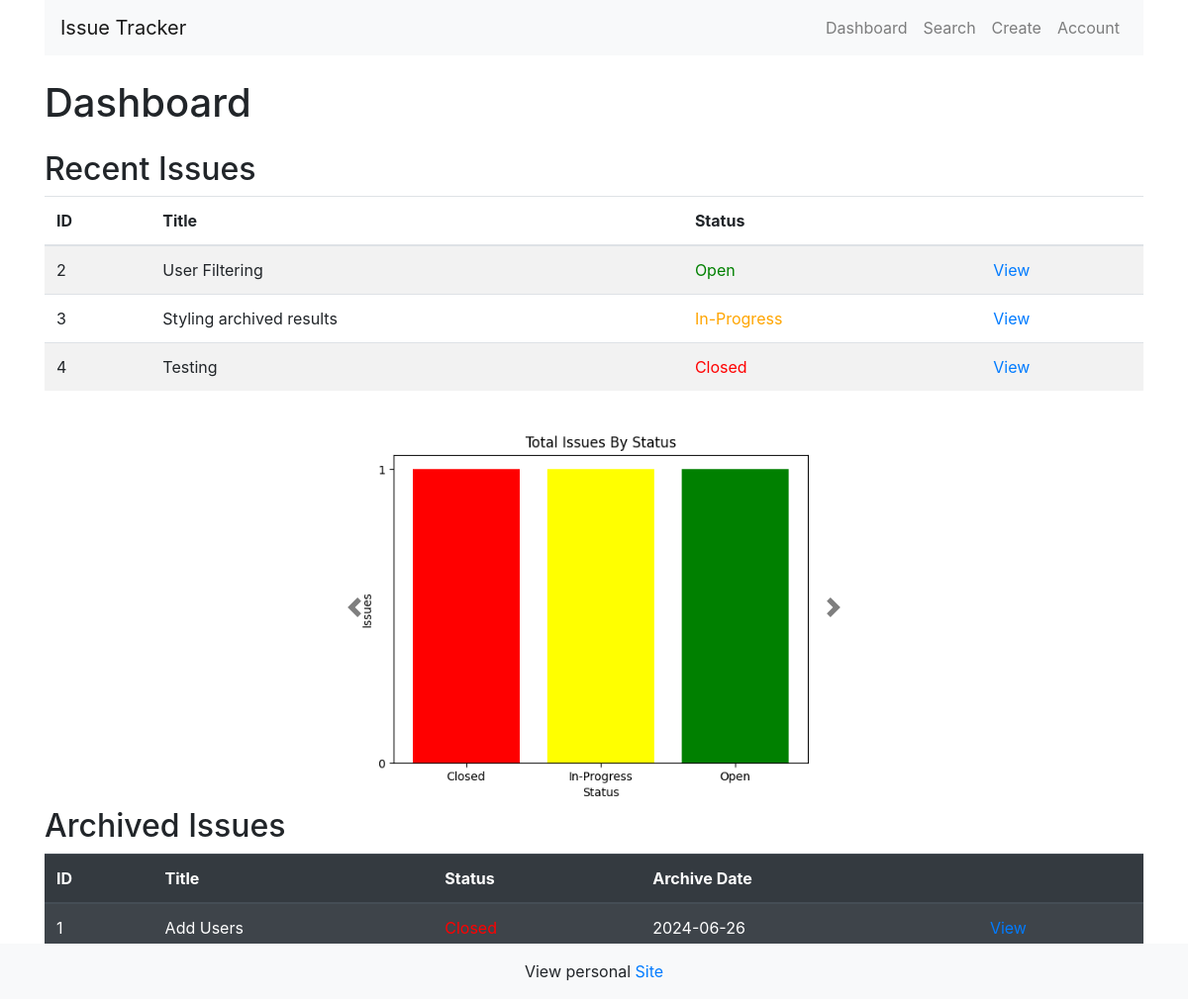
Page / (signed in) on the earlier database version.
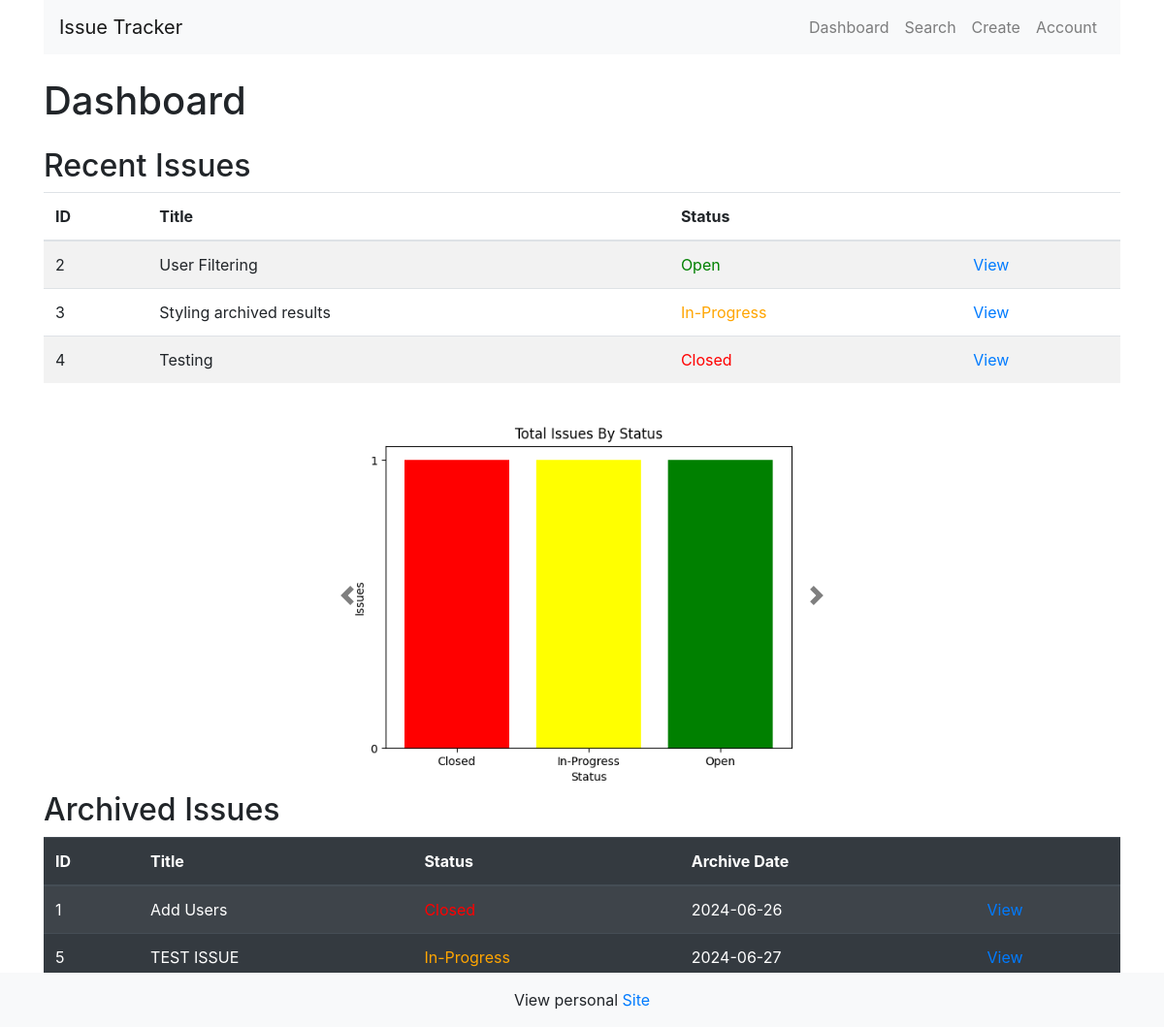
Same page on the later database version.
### tables this page shows
CREATE TABLE issues (
        id INTEGER PRIMARY KEY,
        title TEXT NOT NULL,
        description TEXT NOT NULL,
        status TEXT NOT NULL
    , archivedOn DATE DEFAULT NULL, user TEXT NOT NULL);

### app.py (the view)
@app.route("/")
def home():
    try:
        session["username"]
    except:
        return redirect(url_for("login"))
    with get_conn() as conn:
        cursor = conn.cursor()
        cursor.execute("SELECT * FROM issues WHERE archivedOn IS NULL")
        issues = cursor.fetchall()
        cursor.execute("SELECT * FROM issues WHERE archivedOn IS NOT NULL")
        archived_issues = cursor.fetchall()
    create_graph()
    return render_template("index.html", issues=issues, archived_issues=archived_issues)

### app.py (called while the page is built)
def get_conn():
    conn = sqlite3.connect("issues.db")
    return conn

### templates/index.html (shortened to what this page needs)
{% extends "base.html" %}
{% block content %}
    <h1 class="mb-4">Dashboard</h1>
    <h2>Recent Issues</h2>
    <table class="table table-striped table-hover">
        <thead>
            <tr>
                <th>ID</th>
                <th>Title</th>
                <th>Status</th>
                <th></th>
            </tr>
        </thead>
            <tbody>
                {% for issue in issues %}
                <tr>
                    <td>{{ issue[0] }}</td>
                    <td>{{ issue[1] }}</td>
                    <td class="
                    {% if issue[3] == 'Open' %}
                    status-open
                    {% elif issue[3] == 'In-Progress' %}
                        status-in-progress
                    {% elif issue[3] == 'Closed' %}
                        status-closed
                    {% endif %}
                    ">{{ issue[3] }}</td>
                    <td><a class="pure-menu-link" href="/issue_{{ issue[0] }}">View</a></td>
                </tr>
                {% endfor %}
            </tbody>
    </table>
    <div class="carousel-wrapper row justify-content-center">
        <div id="issuesCarousel" class="carousel slide col-lg-6" data-ride="carousel">
            <div class="carousel-inner">
                <div class="carousel-item active">
                    <img class="img-fluid d-block mx-auto" src="{{ url_for('static', filename='images/issues_status_graph.png') }}" alt="Issues Status Graph">
                </div>
            </div>
            <a class="carousel-control-prev" href="#issuesCarousel" role="button" data-slide="prev">
                <span class="carousel-control-prev-icon dark" aria-hidden="true"></span>
            </a>
            <a class="carousel-control-next" href="#issuesCarousel" role="button" data-slide="next">
                <span class="carousel-control-next-icon dark" aria-hidden="true"></span>
            </a>
        </div>
    </div>
    <h2>Archived Issues</h2>
    <table class="table table-striped table-dark table-hover">
        <thead>
            <tr>
                <th>ID</th>
                <th>Title</th>
                <th>Status</th>
                <th>Archive Date</th>
                <th></th>
            </tr>
        </thead>
            <tbody>
                {% for archived_issue in archived_issues %}
                <tr>
                    <td>{{ archived_issue[0] }}</td>
                    <td>{{ archived_issue[1] }}</td>
                    <td class="
                    {% if archived_issue[3] == 'Open' %}
                    status-open
                    {% elif archived_issue[3] == 'In-Progress' %}
                        status-in-progress
                    {% elif archived_issue[3] == 'Closed' %}
                        status-closed
                    {% endif %}
                    ">{{ archived_issue[3] }}</td>
                    <td>{{ archived_issue[4] }}</td>
                    <td><a class="pure-menu-link" href="/issue_{{ archived_issue[0] }}">View</a></td>
                </tr>
                {% endfor %}
            </tbody>
    </table>
{% endblock %}

### templates/base.html (shortened to what this page needs)
<!DOCTYPE html>
<html lang="en">
<head>
    <link href="https://maxcdn.bootstrapcdn.com/bootstrap/4.5.2/css/bootstrap.min.css" rel="stylesheet">
    <link rel="stylesheet" href="{{ url_for('static', filename='css/style.css') }}">
</head>
<body>
    <div class="container">
        <nav class="navbar navbar-expand-lg navbar-light bg-light mb-4">
            <a class="navbar-brand" href="#">Issue Tracker</a>
            <div class="collapse navbar-collapse" id="navbarNav">
                <ul class="navbar-nav ml-auto">
                    <li class="nav-item">
                        <a class="nav-link" href="/">Dashboard</a>
                    </li>
                    <li class="nav-item">
                        <a class="nav-link" href="/search">Search</a>
                    </li>
                    <li class="nav-item">
                       <a class="nav-link" href="/add">Create</a>
                    </li>
                    <li class="nav-item">
                        <a class="nav-link" href="/account">Account</a>
                     </li>
                </ul>
            </div>
        </nav>
        <main class="mb-5">
            {% block content %}{% endblock %}
        </main>
        <footer class="pt-3 text-center fixed-bottom bg-light">
            <p>View personal <a href="https://gregsternik.netlify.app" target="_blank">Site</a></p>
        </footer>
    </div>
</body>
</html>

### static/css/style.css (style rules this page uses)
.status-open { color: green; }
.status-in-progress { color: orange; }
.status-closed { color: red; }
.dark { filter: brightness(0); }
a { position: relative; }
a::before { content: ""; position: absolute; width: 0%; height: 1px; background-color: #0d6efd; top: 100%; transition: .3s ease-in-out; }
nav a::before { background-color: black; }

Differences in the rows shown:
added issues: id "5", title "TEST ISSUE", status "In-Progress", archivedOn "2024-06-27", shown under "Archived Issues"
